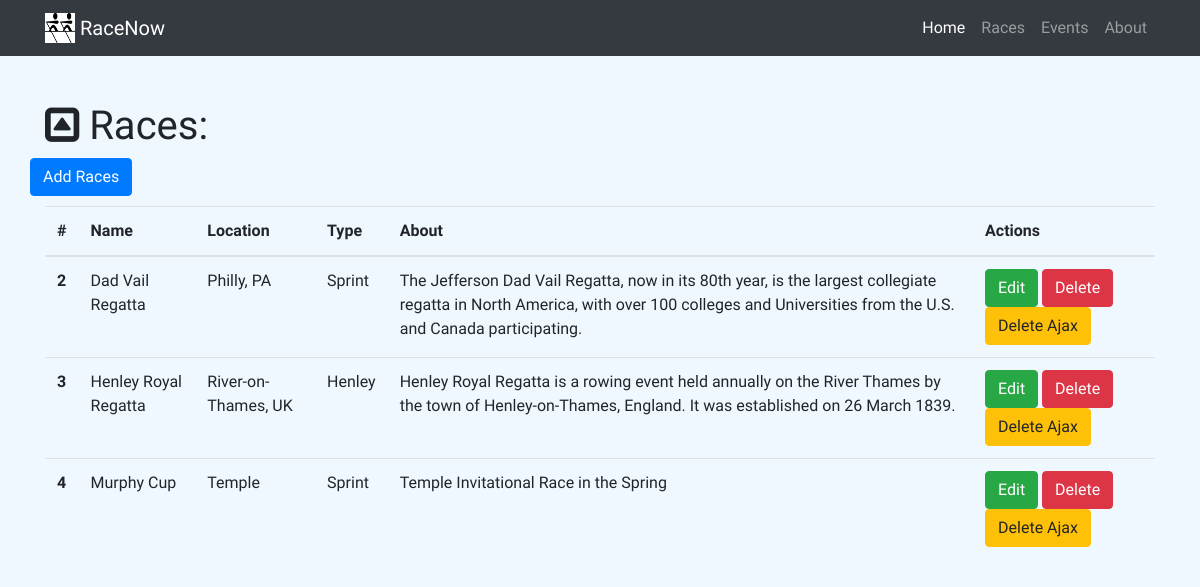
Before: /races with the older database file.
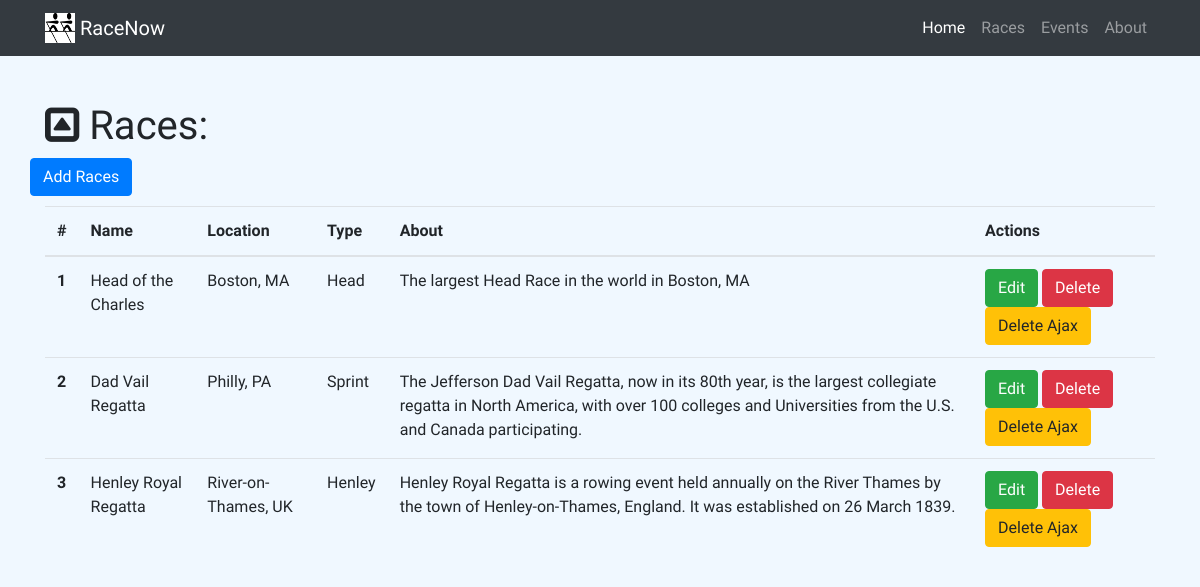
After: the same page with the newer database file.
### rownow.py (models this page shows)
class Race(db.Model):
    __tablename__='races'
    id = db.Column(db.Integer, primary_key=True)
    name = db.Column(db.String(64))
    location = db.Column(db.String(64))
    type = db.Column(db.String(64))
    about = db.Column(db.Text)
    events = db.relationship('Event', backref='race', cascade="delete")

### rownow.py (the view)
@app.route('/races')
def show_all_races():
    races = Race.query.all()
    return render_template('all-races.html', races=races)

### templates/all-races.html (shortened to what this page needs)
{% extends "home-base.html"%}
{% block page_content%}
  <div class="container">
    <h1 class="mt-5"><i class="fa fa-caret-square-o-up" aria-hidden="true"></i> Races:</h1>
    <div class="row bottom-margin">
      <a href="/race/add" class="btn btn-primary" role="button" aria-disabled="true">Add Races</a>
    </div>
    {% if races %}
      <table class="table">
        <thead>
          <tr>
            <th>#</th>
            <th>Name</th>
            <th>Location</th>
            <th>Type</th>
            <th>About</th>
            <th>Actions</th>
          </tr>
        </thead>
        <tbody>
          {% for race in races %}
          <tr>
              <th scope="row">{{race.id}}</th>
              <td>{{race.name}}</td>
              <td>{{race.location}}</td>
              <td>{{race.type}}</td>
              <td>{{race.about}}</td>
              <td>
                <a href="/race/edit/{{race.id}}" class="btn btn-success" role="button">Edit</a>
                <a href="/race/delete/{{race.id}}" class="btn btn-danger" role="button">Delete</a>
                <button class="btn btn-warning delete_ajax_btn" role="button" data-race-id="{{race.id}}">Delete Ajax</a>
              </td>
          </tr>
          {% endfor%}
        </tbody>
      </table>
    {% else %}
      <h3>There are no races in the database yet.</h3>
    {% endif %}
  </div>
{% endblock%}

Changed rows visible on the page:
removed Race: id "4", name "Murphy Cup", location "Temple", type "Sprint", about "Temple Invitational Race in the Spring"
added Race: id "1", name "Head of the Charles", location "Boston, MA", type "Head", about "The largest Head Race in the world in Boston, MA"
